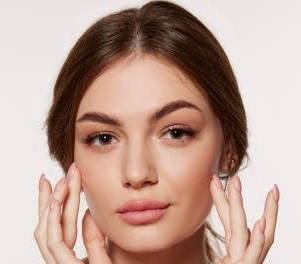
#> input picture human_face.jpg, 301 x 264 px
$ python face_detection.py
#> lines starting #> are read from the running program, lines starting #| are printed output that depends on the picture; after the words box and inside, x2 and y2 are one past the last pixel; in counts of white or black regions, pixels touching at a corner belong together

import cv2

# Load Haar Cascade
alg = "haarcascade_frontalface_default.xml"
haar_cascade = cv2.CascadeClassifier(cv2.data.haarcascades + alg)

# Read the Image
image_path = "human_face.jpg"
img = cv2.imread(image_path)
#> img is the input picture: shape (264, 301, 3); mean B, G, R 151, 162.4, 191

if img is None:
    print("Error: Unable to load image.")
else:
    # Convert to Grayscale
    grayImg = cv2.cvtColor(img, cv2.COLOR_BGR2GRAY)
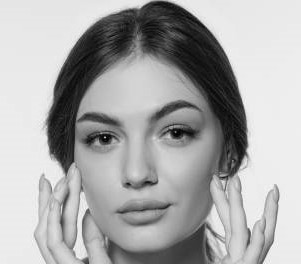
#> grayImg: shape (264, 301); min 1, max 253, mean 169.7

    # Detect Faces
    faces = haar_cascade.detectMultiScale(grayImg, 1.3, 4)
#> faces = [[53, 68, 171, 171]]

    # Draw Rectangles Around Faces
    for (x, y, w, h) in faces:
        cv2.rectangle(img, (x, y), (x + w, y + h), (0, 0, 255), 2)
#> this loop made 1 pass
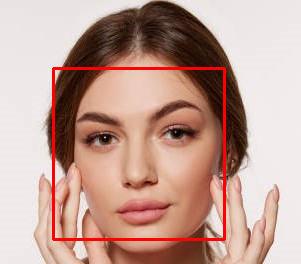
#> img: shape (264, 301, 3); 2.58% of pixels changed, all inside (x1, y1, x2, y2) = (52, 67, 226, 241)

    # Display the Image
    cv2.imshow("Face Detection", img)
    cv2.waitKey(0)
    cv2.destroyAllWindows()


"""import sys
print("Python Version:", sys.version)
print("Python Executable:", sys.executable)

import cv2
print("OpenCV Version:", cv2.__version__)"""


"""import cv2
alg="haarcascade_frontalface_default.xml"
haar_cascade=cv2.CascadeClassifier(alg)

video_path="human face.jpg"
img= cv2.imread(video_path)

while True:
    _, img = cam.read()
    grayImg = cv2.Cascade(img,cv2.COLOR_BGR2GRAY)

    face = haar_cascade.detectMultiScale(grayImg,1.3,4)

    for (x,y,w,h) in face:
        cv2.rectangle(img,(x,y),(x+w,y+h),(0,0,255),2)
    cv2.imshow("FaceDetection",img)

    key = cv2.waitkey(10)
    if key == 27:
        break
cam.release()
cv2.destroyAllWindows()"""
